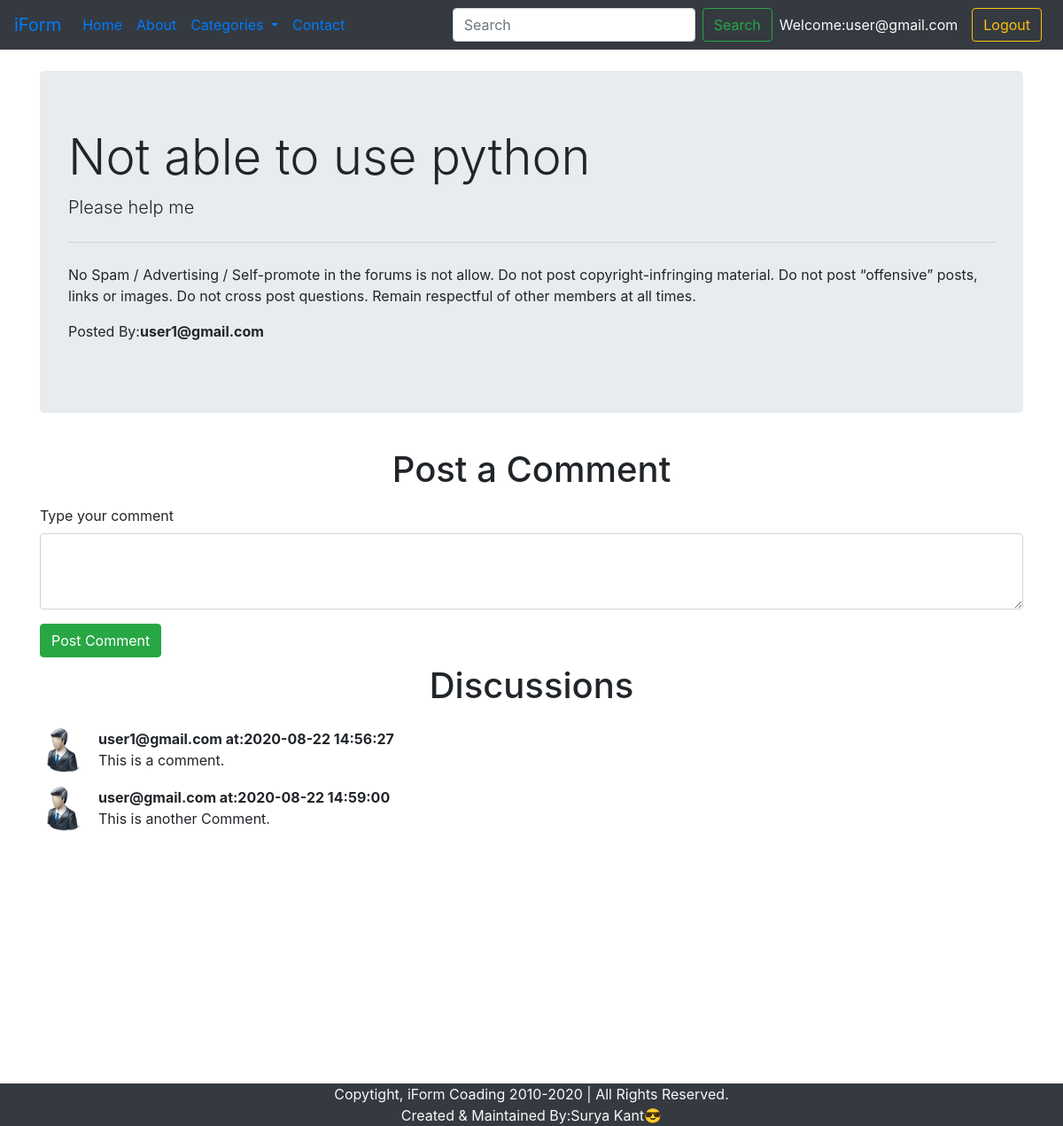
Page /thread.php?threadid=1 (signed in) on the committed database.
### tables this page shows
CREATE TABLE `tb_threads` (
  `t_id` int(7) NOT NULL,
  `t_title` varchar(255) NOT NULL,
  `t_desc` text NOT NULL,
  `t_cat_id` int(7) NOT NULL,
  `t_user_id` int(7) NOT NULL,
  `timestamp` datetime NOT NULL DEFAULT current_timestamp()
);

CREATE TABLE `tb_user` (
  `sno` int(8) NOT NULL,
  `user_email` varchar(30) NOT NULL,
  `user_pass` varchar(255) NOT NULL,
  `timestamp` datetime NOT NULL DEFAULT current_timestamp()
);

CREATE TABLE `tb_comments` (
  `com_id` int(8) NOT NULL,
  `com_content` text NOT NULL,
  `t_id` int(8) NOT NULL,
  `com_by` int(8) NOT NULL,
  `com_time` datetime NOT NULL DEFAULT current_timestamp()
);

### thread.php (the view, shortened to what this page needs)
<!doctype html>
<html lang="en">
      <head>
            <link rel="stylesheet" href="https://stackpath.bootstrapcdn.com/bootstrap/4.5.2/css/bootstrap.min.css"
>
      </head>
      <body>
            <?php include '.\sub-dir\_header.php'?>
            <?php
                        $id = $_GET['threadid'];
                        $sql = "SELECT * FROM tb_threads WHERE t_id=$id";
                        $result = mysqli_query($con,$sql) or die(mysqli_error($con));
                        while($row = mysqli_fetch_assoc($result)){
                              $title  = $row['t_title'];
                              $desc  = $row['t_desc'];
                              $t_user_id  = $row['t_user_id'];
                              $sql2 = "SELECT user_email from tb_user WHERE sno='$t_user_id'";
                              $result2 = mysqli_query($con,$sql2) or die(mysqli_error($con));
                              $row2 = mysqli_fetch_assoc($result2);
                              $posted_by = $row2['user_email'];
                        }
            ?>
            <div class="container my-4">
                  <div class="jumbotron">
                        <h1 class="display-4"> <?php echo $title;?> </h1>
                        <p class="lead"><?php echo $desc;?></p>
                        <hr class="my-4">
                        <p>No Spam / Advertising / Self-promote in the forums is not allow.
                        Do not post copyright-infringing material.
                        Do not post “offensive” posts, links or images.
                        Do not cross post questions.
                        Remain respectful of other members at all times.</p>
                        <p>Posted By:<b><?php echo $posted_by; ?></b></p>
                  </div>
            </div>
            <?php
                  if(isset($_SESSION['loggined']) && $_SESSION['loggined']=="true"){
                  echo '
                  <div class="container">
                  <h1 class="py-2 text-center">Post a Comment</h1>
                  <form action="'.$_SERVER['REQUEST_URI'].'" method="post">
                        <div class="form-group">
                              <label for="comment">Type your comment</label>
                              <textarea class="form-control" id="comment" name="comment" rows="3"></textarea>
                        </div>
                        <button type="submit" name="submit " class="btn btn-success">Post Comment</button>
                  </form>
            </div>';
                  }
                  else{
                        echo '<div class="container">
                                    <h1 class="py-2">Post a Comment</h1>
                                    <p class="lead">You are not logged in. Please login to be able to start a Discussion.</p>
                              </div>';
                  }
            ?>
            <div class="container mb-5" id="ques">
                  <h1 class="py-2 text-center">Discussions</h1>
                  <?php
                        $id = $_GET['threadid'];
                        $sql = "SELECT * FROM tb_comments WHERE t_id=$id";
                        $result = mysqli_query($con,$sql) or die(mysqli_error($con));
                        while($row = mysqli_fetch_assoc($result)){
                              $content  = $row['com_content'];
                              $time = $row['com_time'];
                              $t_user_id  = $row['com_by'];
                              $sql2 = "SELECT user_email from tb_user WHERE sno='$t_user_id'";
                              $result2 = mysqli_query($con,$sql2) or die(mysqli_error($con));
                              $row2 = mysqli_fetch_assoc($result2);
                              echo '
                                    <div class="media my-3">
                                          <img src=".\img\userdemo.png" width="50px" height="50px" class="mr-3" alt="...">
                                          <div class="media-body">
                                          <p class="font-weight-bold my-0">'.$row2['user_email'].' at:'.$time.'</p>
                                                '.$content.'
                                          </div>
                                    </div>';
                        }
                  ?>
            </div>
            <?php require '.\sub-dir\_footer.php'?>
      </body>
</html>

### thread.php (style rules this page uses)
#ques { min-height:433px; }

### rows in the picture
tb_threads: t_title "Not able to use python", t_desc "Please help me"
tb_user: user_email "user1@gmail.com"
tb_comments: tb_user.user_email "user1@gmail.com", com_time "2020-08-22 14:56:27", com_content "This is a comment."
tb_comments: tb_user.user_email "user@gmail.com", com_time "2020-08-22 14:59:00", com_content "This is another Comment."

### other values in the picture
$_SESSION['usermail'] "user@gmail.com"
